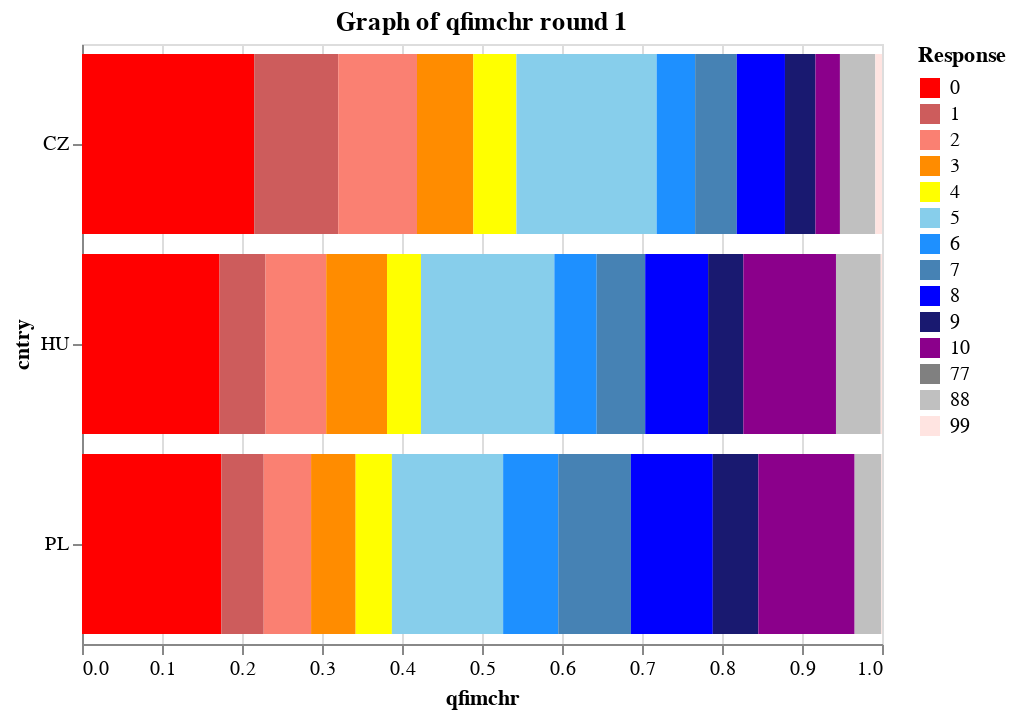

The cell this chart's notebook holds for it:
### Code cell
utils.plot_group(imm, VISEGRAD, 1, 'qfimchr')

### Figure 1 — Vega-Lite specification as saved in the notebook (floating-point values rounded to 4 significant figures)
{"$schema": "https://vega.github.io/schema/vega-lite/v2.6.0.json", "config": {"view": {"height": 300, "width": 400}}, "data": {"name": "data-fee0602eaaf90f83538b2f3b16efaceb"}, "datasets": {"data-fee0602eaaf90f83538b2f3b16efaceb": [{"cntry": "PL", "essrnd": 1, "qfimchr": 0.1742, "response": 0}, {"cntry": "PL", "essrnd": 1, "qfimchr": 0.05299, "response": 1}, {"cntry": "PL", "essrnd": 1, "qfimchr": 0.0592, "response": 2}, {"cntry": "PL", "essrnd": 1, "qfimchr": 0.05572, "response": 3}, {"cntry": "PL", "essrnd": 1, "qfimchr": 0.0453, "response": 4}, {"cntry": "PL", "essrnd": 1, "qfimchr": 0.139, "response": 5}, {"cntry": "PL", "essrnd": 1, "qfimchr": 0.06895, "response": 6}, {"cntry": "PL", "essrnd": 1, "qfimchr": 0.09078, "response": 7}, {"cntry": "PL", "essrnd": 1, "qfimchr": 0.1024, "response": 8}, {"cntry": "PL", "essrnd": 1, "qfimchr": 0.0569, "response": 9}, {"cntry": "PL", "essrnd": 1, "qfimchr": 0.1204, "response": 10}, {"cntry": "PL", "essrnd": 1, "qfimchr": 0.03337, "response": 88}, {"cntry": "PL", "essrnd": 1, "qfimchr": 0.0008372, "response": 99}, {"cntry": "HU", "essrnd": 1, "qfimchr": 0.1719, "response": 0}, {"cntry": "HU", "essrnd": 1, "qfimchr": 0.05749, "response": 1}, {"cntry": "HU", "essrnd": 1, "qfimchr": 0.07584, "response": 2}, {"cntry": "HU", "essrnd": 1, "qfimchr": 0.076, "response": 3}, {"cntry": "HU", "essrnd": 1, "qfimchr": 0.04243, "response": 4}, {"cntry": "HU", "essrnd": 1, "qfimchr": 0.1667, "response": 5}, {"cntry": "HU", "essrnd": 1, "qfimchr": 0.05296, "response": 6}, {"cntry": "HU", "essrnd": 1, "qfimchr": 0.06059, "response": 7}, {"cntry": "HU", "essrnd": 1, "qfimchr": 0.07868, "response": 8}, {"cntry": "HU", "essrnd": 1, "qfimchr": 0.04401, "response": 9}, {"cntry": "HU", "essrnd": 1, "qfimchr": 0.1158, "response": 10}, {"cntry": "HU", "essrnd": 1, "qfimchr": 0.05595, "response": 88}, {"cntry": "HU", "essrnd": 1, "qfimchr": 0.001574, "response": 99}, {"cntry": "CZ", "essrnd": 1, "qfimchr": 0.2152, "response": 0}, {"cntry": "CZ", "essrnd": 1, "qfimchr": 0.105, "response": 1}, {"cntry": "CZ", "essrnd": 1, "qfimchr": 0.09848, "response": 2}, {"cntry": "CZ", "essrnd": 1, "qfimchr": 0.07041, "response": 3}, {"cntry": "CZ", "essrnd": 1, "qfimchr": 0.05385, "response": 4}, {"cntry": "CZ", "essrnd": 1, "qfimchr": 0.1753, "response": 5}, {"cntry": "CZ", "essrnd": 1, "qfimchr": 0.04812, "response": 6}, {"cntry": "CZ", "essrnd": 1, "qfimchr": 0.05203, "response": 7}, {"cntry": "CZ", "essrnd": 1, "qfimchr": 0.06023, "response": 8}, {"cntry": "CZ", "essrnd": 1, "qfimchr": 0.03815, "response": 9}, {"cntry": "CZ", "essrnd": 1, "qfimchr": 0.03057, "response": 10}, {"cntry": "CZ", "essrnd": 1, "qfimchr": 0.04424, "response": 88}, {"cntry": "CZ", "essrnd": 1, "qfimchr": 0.008343, "response": 99}]}, "encoding": {"color": {"field": "response", "legend": {"title": "Response"}, "scale": {"domain": [0, 1, 2, 3, 4, 5, 6, 7, 8, 9, 10, 77, 88, 99], "range": ["red", "indianred", "salmon", "darkorange", "yellow", "skyblue", "dodgerblue", "steelblue", "blue", "midnightblue", "darkmagenta", "gray", "silver", "mistyrose"]}, "type": "ordinal"}, "order": {"field": "response", "sort": "ascending", "type": "quantitative"}, "x": {"field": "qfimchr", "type": "quantitative"}, "y": {"field": "cntry", "type": "nominal"}}, "mark": "bar", "title": "Graph of qfimchr round 1"}
